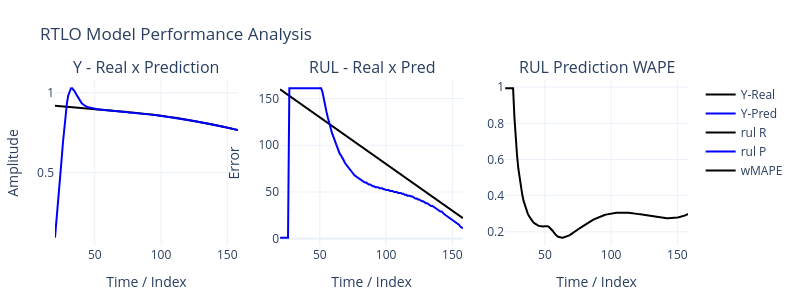

This figure's notebook cell:
### Code cell
rnn2 = RTLO(nI,nR,nO,[N1,N2,N3],τ)
rnn2.ref = len(sig2)-nI
rnn2.wI,rnn2.wR,rnn2.wO = rnn.wI,rnn.wR,rnn.wO
X,Y = PrepareDataAhead(sig2,n=nI,m=nO)
X,Y = X[:-1],Y[:-1]
for i in range(len(X[:])):
    rnn2.PredRul(x=X[i],store=True,maxRul=len(sig2)-nI,lim=0.75)
    #rnn.PredRulIntr2(x=X[i],maxRul=len(sig)-nI,store=True,show=False)
    rnn2.fit(X[i],Y[i],store=True,show=False)
#print(.wR[0])
print(rnn2.εM,rnn2.εR)  
PlotPredErrorPLY(rnn2)

### Figure 1 — Plotly figure (JSON) as saved in the notebook; plotly's stock layout.template omitted (floating-point values rounded to 4 significant figures; data arrays with more than 128 entries replaced by an {"elided": "..."} marker saying what was removed)
{"data": [{"line": {"color": "black"}, "name": "Y-Real", "type": "scatter", "x": {"elided": "139 float values"}, "xaxis": "x", "y": {"elided": "139 float values"}, "yaxis": "y"}, {"line": {"color": "blue"}, "name": "Y-Pred", "type": "scatter", "x": {"elided": "139 float values"}, "xaxis": "x", "y": {"elided": "139 float values"}, "yaxis": "y"}, {"line": {"color": "blue", "dash": "dash"}, "name": "y-Lower", "showlegend": false, "type": "scatter", "x": {"elided": "139 float values"}, "xaxis": "x", "y": [], "yaxis": "y"}, {"line": {"color": "blue", "dash": "dash"}, "name": "y-Upper", "showlegend": false, "type": "scatter", "x": {"elided": "139 float values"}, "xaxis": "x", "y": [], "yaxis": "y"}, {"line": {"color": "black"}, "name": "rul R", "showlegend": true, "type": "scatter", "x": {"elided": "139 float values"}, "xaxis": "x2", "y": {"elided": "139 float values"}, "yaxis": "y2"}, {"line": {"color": "blue"}, "name": "rul P", "showlegend": true, "type": "scatter", "x": {"elided": "139 float values"}, "xaxis": "x2", "y": {"elided": "139 float values"}, "yaxis": "y2"}, {"line": {"color": "red"}, "name": "rul L", "showlegend": true, "type": "scatter", "x": {"elided": "139 float values"}, "xaxis": "x2", "y": [], "yaxis": "y2"}, {"line": {"color": "green"}, "name": "rul U", "showlegend": true, "type": "scatter", "x": {"elided": "139 float values"}, "xaxis": "x2", "y": [], "yaxis": "y2"}, {"line": {"color": "black"}, "name": "wMAPE", "showlegend": true, "type": "scatter", "x": {"elided": "139 float values"}, "xaxis": "x3", "y": {"elided": "139 float values"}, "yaxis": "y3"}], "layout": {"annotations": [{"font": {"size": 16}, "showarrow": false, "text": "Y - Real x Prediction", "x": 0.1444, "xanchor": "center", "xref": "paper", "y": 1, "yanchor": "bottom", "yref": "paper"}, {"font": {"size": 16}, "showarrow": false, "text": "RUL - Real x Pred", "x": 0.5, "xanchor": "center", "xref": "paper", "y": 1, "yanchor": "bottom", "yref": "paper"}, {"font": {"size": 16}, "showarrow": false, "text": "RUL Prediction WAPE", "x": 0.8556, "xanchor": "center", "xref": "paper", "y": 1, "yanchor": "bottom", "yref": "paper"}], "height": 300, "margin": {"b": 40, "l": 40, "r": 40, "t": 80}, "showlegend": true, "title": {"text": "RTLO Model Performance Analysis"}, "width": 800, "xaxis": {"anchor": "y", "domain": [0, 0.2889], "title": {"text": "Time / Index"}}, "xaxis2": {"anchor": "y2", "domain": [0.3556, 0.6444], "title": {"text": "Time / Index"}}, "xaxis3": {"anchor": "y3", "domain": [0.7111, 1], "title": {"text": "Time / Index"}}, "yaxis": {"anchor": "x", "domain": [0, 1], "title": {"text": "Amplitude"}}, "yaxis2": {"anchor": "x2", "domain": [0, 1], "title": {"text": "Error"}}, "yaxis3": {"anchor": "x3", "domain": [0, 1]}}}
